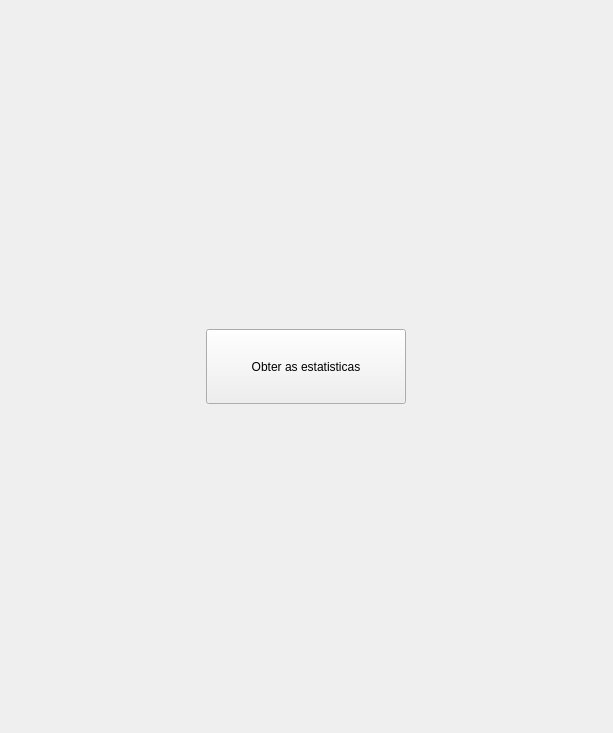
<?xml version="1.0" encoding="UTF-8"?>
<ui version="4.0">
 <class>GET_Estastic_DockWidget</class>
 <widget class="QDockWidget" name="GET_Estastic_DockWidget">
  <property name="geometry">
   <rect>
    <x>0</x>
    <y>0</y>
    <width>613</width>
    <height>733</height>
   </rect>
  </property>
  <property name="allowedAreas">
   <set>Qt::LeftDockWidgetArea|Qt::RightDockWidgetArea</set>
  </property>
  <property name="windowTitle">
   <string>MapBiomas Fogo - {NOME DA CAMADA}</string>
  </property>
  <widget class="QWidget" name="Painel_Estatisticas_Dock">
   <layout class="QGridLayout" name="gridLayout">
    <item row="3" column="2">
     <spacer name="verticalSpacer">
      <property name="orientation">
       <enum>Qt::Vertical</enum>
      </property>
      <property name="sizeHint" stdset="0">
       <size>
        <width>20</width>
        <height>290</height>
       </size>
      </property>
     </spacer>
    </item>
    <item row="1" column="3">
     <spacer name="horizontalSpacer_2">
      <property name="orientation">
       <enum>Qt::Horizontal</enum>
      </property>
      <property name="sizeHint" stdset="0">
       <size>
        <width>251</width>
        <height>20</height>
       </size>
      </property>
     </spacer>
    </item>
    <item row="1" column="0">
     <spacer name="horizontalSpacer">
      <property name="orientation">
       <enum>Qt::Horizontal</enum>
      </property>
      <property name="sizeHint" stdset="0">
       <size>
        <width>251</width>
        <height>20</height>
       </size>
      </property>
     </spacer>
    </item>
    <item row="0" column="2">
     <spacer name="verticalSpacer_2">
      <property name="orientation">
       <enum>Qt::Vertical</enum>
      </property>
      <property name="sizeHint" stdset="0">
       <size>
        <width>20</width>
        <height>313</height>
       </size>
      </property>
     </spacer>
    </item>
    <item row="1" column="2">
     <widget class="QPushButton" name="Start_statistics_pushButton">
      <property name="minimumSize">
       <size>
        <width>200</width>
        <height>75</height>
       </size>
      </property>
      <property name="text">
       <string>Obter as estatisticas</string>
      </property>
     </widget>
    </item>
   </layout>
  </widget>
 </widget>
 <resources/>
 <connections/>
</ui>
